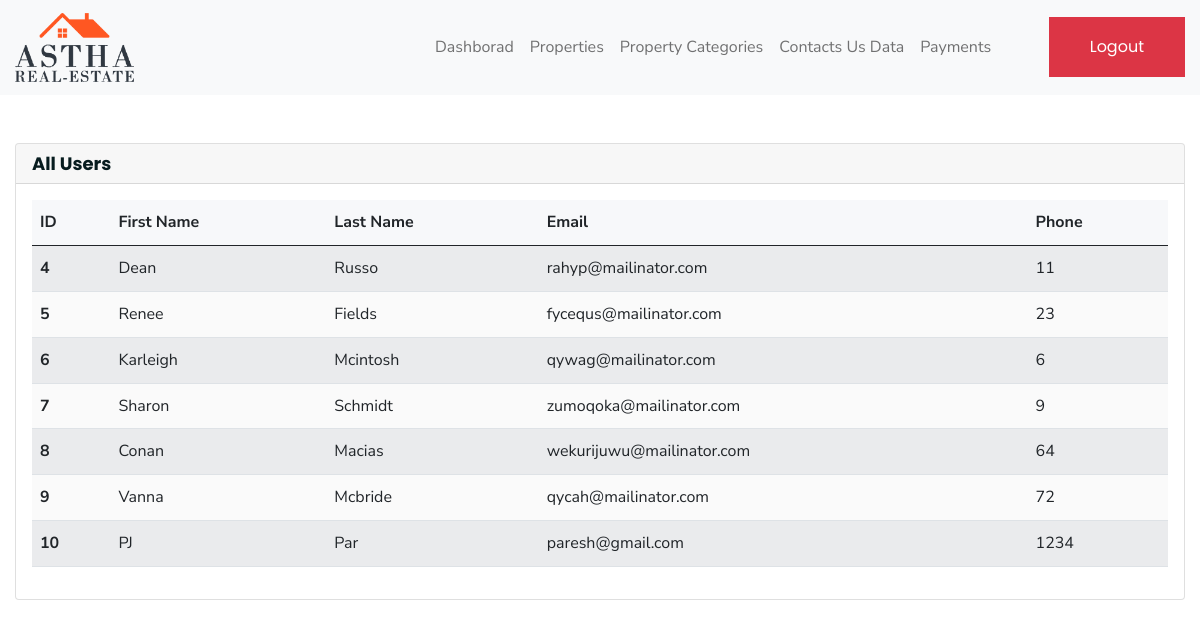
/admin/users.php (signed in), run on the app's committed database.
### tables this page shows
CREATE TABLE `users` (
  `id` bigint UNSIGNED NOT NULL,
  `firstName` varchar(255) NOT NULL,
  `lastName` varchar(255) NOT NULL,
  `email` varchar(255) NOT NULL,
  `phone` varchar(255) NOT NULL,
  `password` varchar(255) NOT NULL,
  `isAdmin` tinyint(1) NOT NULL DEFAULT '0'
);

### admin/users.php (the view, shortened to what this page needs)
<?php
include_once "../connection.php";
?>
<?php
$users = [];
try {
    $sql = "SELECT * from users";
    $results = $conn->query($sql);
    if ($results->num_rows > 0) {
        while ($obj = $results->fetch_object()) {
            array_push($users, $obj);
        }
    }
} catch (\Throwable $th) {
    throw $th;
}
?>
<?php require_once 'nav.php' ?>
<div class="container">
    <div class="card mt-5">
        <h5 class="card-header">All Users</h5>
        <div class="card-body">
            <table class="table table-striped">
                <thead>
                    <tr>
                        <th scope="col">ID</th>
                        <th scope="col">First Name</th>
                        <th scope="col">Last Name</th>
                        <th scope="col">Email</th>
                        <th scope="col">Phone</th>
                    </tr>
                </thead>
                <tbody>
                    <?php if (count($users) > 0) {
                        foreach ($users as $user) {
                            ?>
                            <tr>
                                <th scope="row"><?php echo ($user->id) ?></th>
                                <td><?php echo ($user->firstName) ?></td>
                                <td><?php echo ($user->lastName) ?></td>
                                <td><?php echo ($user->email) ?></td>
                                <td><?php echo ($user->phone) ?></td>
                            </tr>
                            <?php
                        }
                    } ?>
                </tbody>
            </table>
        </div>
    </div>
</div>
<?php require_once 'footer.php' ?>

### admin/nav.php (shortened to what this page needs)
<!doctype html>
<head>
    <link rel="stylesheet" href="./../asset/css/font-icons.css">
    <link rel="stylesheet" href="./../asset/css/plugins.css">
    <link rel="stylesheet" href="./../asset/css/style.css">
    <link rel="stylesheet" href="./../asset/css/responsive.css">
</head>
<body>
    <nav class="navbar navbar-expand-lg navbar-light bg-light">
    <div class="container">
        <a class="navbar-brand" href="../index.php">
            <div class="site-logo">
                <img src="../asset/media/logo1.png" alt="Logo" height="auto" width="30%">
            </div>
        </a>
  <div class="collapse navbar-collapse" id="navbarNavAltMarkup">
      <div class="navbar-nav">
          <a class="nav-item nav-link" href="admin_dashboard.php">Dashborad</a>
          <a class="nav-item nav-link" href="properties.php">Properties</a>
          <a class="nav-item nav-link" href="categories.php">Property Categories</a>
          <a class="nav-item nav-link" href="contact_us.php">Contacts Us Data</a>
          <a class="nav-item nav-link" href="payment.php">Payments</a>
        </div>
    </div>
    <a href="../logout.php">
        <button class="btn btn-danger my-sm-1">Logout</button>
    </a>
</div>
</nav>

### admin/footer.php (shortened to what this page needs)
</body>
</html>

### asset/css/responsive.css (style rules this page uses)
@media (min-width: 1200px) { .container { max-width: 1200px; } }

### data on the page
users: id "4", firstName "Dean", lastName "Russo", email "rahyp@mailinator.com", phone "11"
users: id "5", firstName "Renee", lastName "Fields", email "fycequs@mailinator.com", phone "23"
users: id "6", firstName "Karleigh", lastName "Mcintosh", email "qywag@mailinator.com", phone "6"
users: id "7", firstName "Sharon", lastName "Schmidt", email "zumoqoka@mailinator.com", phone "9"
users: id "8", firstName "Conan", lastName "Macias", email "wekurijuwu@mailinator.com", phone "64"
users: id "9", firstName "Vanna", lastName "Mcbride", email "qycah@mailinator.com", phone "72"
users: id "10", firstName "PJ", lastName "Par", email "paresh@gmail.com", phone "1234"
